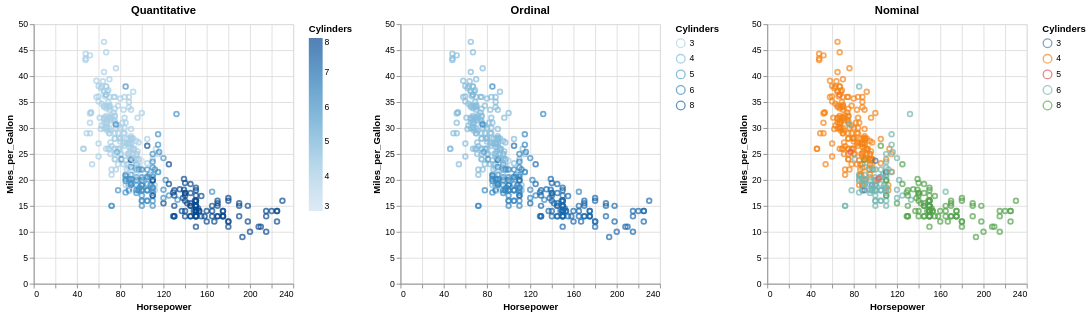

The code cell stored with this chart in its notebook:
### Markdown cell above
When using data other than Pandas DataFrames, it is important to manually specify the data types, as it affects the visualization. Let's see the example:

### Code cell
#Base chart
base = alt.Chart(cars).mark_point().encode(
    x='Horsepower:Q',
    y='Miles_per_Gallon:Q'
)

#Add one more channel to the base chart to see how different data types impact the visualization
quantitative = base.encode(color='Cylinders:Q').properties(title='Quantitative')
ordinal = base.encode(color='Cylinders:O').properties(title='Ordinal')
nominal = base.encode(color='Cylinders:N').properties(title='Nominal')

#Show side by side
quantitative | ordinal | nominal

### Figure 1 — Vega-Lite specification as saved in the notebook (floating-point values rounded to 4 significant figures; data arrays with more than 128 entries replaced by an {"elided": "..."} marker saying what was removed)
{"config": {"view": {"continuousWidth": 300, "continuousHeight": 300}}, "hconcat": [{"mark": {"type": "point"}, "encoding": {"color": {"field": "Cylinders", "type": "quantitative"}, "x": {"field": "Horsepower", "type": "quantitative"}, "y": {"field": "Miles_per_Gallon", "type": "quantitative"}}, "title": "Quantitative"}, {"mark": {"type": "point"}, "encoding": {"color": {"field": "Cylinders", "type": "ordinal"}, "x": {"field": "Horsepower", "type": "quantitative"}, "y": {"field": "Miles_per_Gallon", "type": "quantitative"}}, "title": "Ordinal"}, {"mark": {"type": "point"}, "encoding": {"color": {"field": "Cylinders", "type": "nominal"}, "x": {"field": "Horsepower", "type": "quantitative"}, "y": {"field": "Miles_per_Gallon", "type": "quantitative"}}, "title": "Nominal"}], "data": {"name": "data-583e73726c1545c56c203344161a975c"}, "$schema": "https://vega.github.io/schema/vega-lite/v5.20.1.json", "datasets": {"data-583e73726c1545c56c203344161a975c": {"elided": "406 records"}}}
